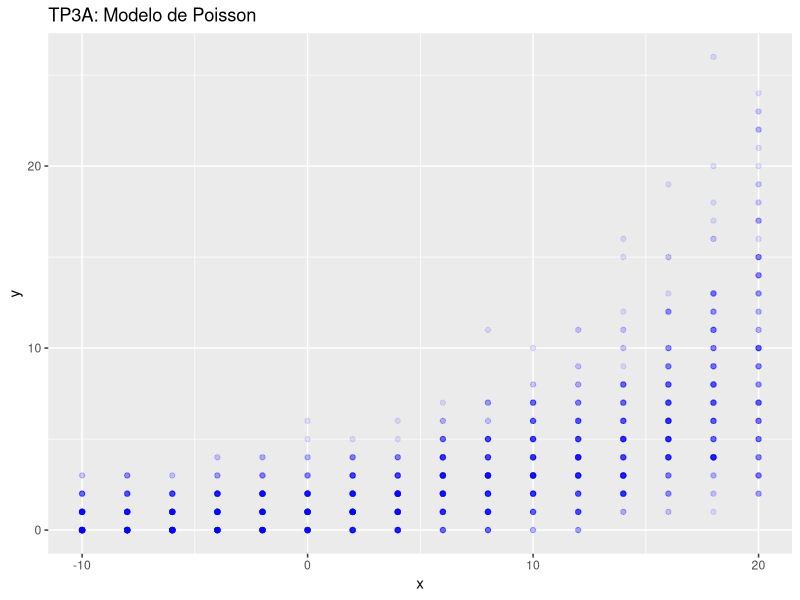
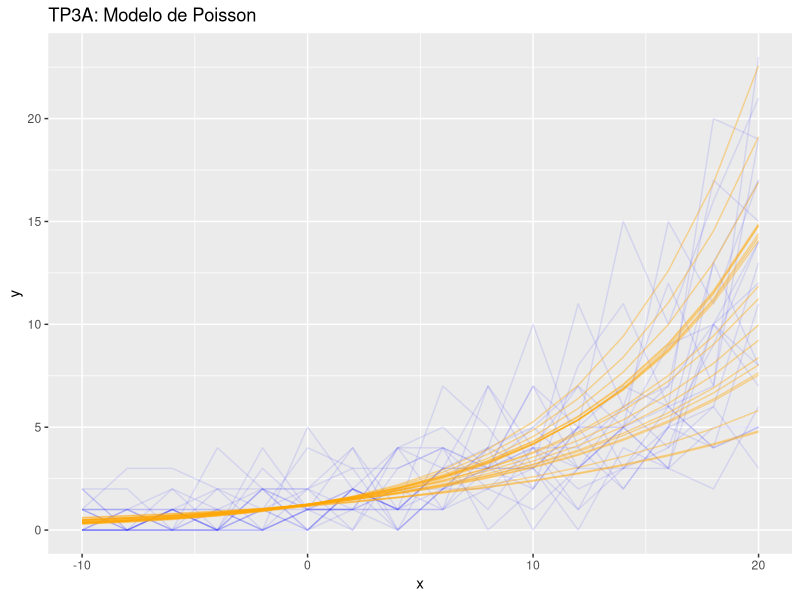
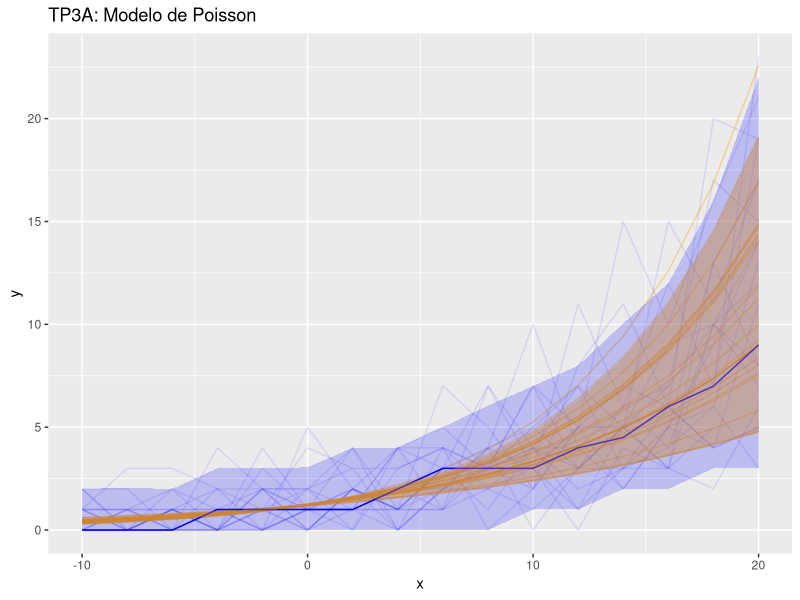

These charts were generated, in order, by the following R code:
## ## TP 3A: MODELOS NO LINEALES - POISSON ## ##

# Notas ----
# - Especifica modelo exponencial Poisson con incertidumbre en parámetros
# - El modelo es: y ~ Poisson(e^(a + b * x))
# - Simula datos muchas veces para representar incertidumbre
# - Codificación: UTF-8

# Entorno ----
rm(list = ls())

# Paquetes ----
library(tidyverse)

# Definiciones ----
x <- seq(-10, 20, 2)
media_a <- .2
desvio_a <- .02
media_b <- .1
desvio_b <- .02
N <- length(x)
veces <- 100

# Simular datos ----
d_sim <- NULL
for (i_vez in 1:veces) {
  ## Calcular valores
  a_tmp <- rnorm(1, media_a, desvio_a)
  b_tmp <- rnorm(1, media_b, desvio_b)
  y_media_tmp <- exp(a_tmp + b_tmp * x)
  y_obs_tmp <- rpois(N, y_media_tmp)
  
  ## Guardar valores simulados
  d_sim <- rbind(
    d_sim,
    cbind.data.frame(
      i_vez = i_vez,
      x = x,
      y_media = y_media_tmp,
      y_obs = y_obs_tmp))
}

# Resumir datos simulados ----
rsm_d_sim <- d_sim %>%
  group_by(x) %>%
  summarise(
    y_media_mediana = median(y_media),
    y_media_q_05 = quantile(y_media, .05),
    y_media_q_95 = quantile(y_media, .95),
    y_obs_mediana = median(y_obs),
    y_obs_q_05 = quantile(y_obs, .05),
    y_obs_q_95 = quantile(y_obs, .95)
  )

# Visualizar datos simulados ----
## Puntos simulados
p1 <- ggplot(rsm_d_sim) +
  geom_point(data = d_sim, aes(x, y_obs), color = "blue", alpha = .1) +
  labs(x = "x", y = "y", title = "TP3A: Modelo de Poisson")
p1


## Líneas individuales ('spaghetti plot') (para subset de simulaciones)
p2 <- ggplot(d_sim[d_sim$i_vez %in% 1:20,], aes(group = i_vez)) +
  geom_line(aes(x, y_obs), color = "blue", alpha = .1) +
  geom_line(aes(x, y_media), color = "orange", alpha = .4) +
  labs(x = "x", y = "y", title = "TP3A: Modelo de Poisson")
p2

## Intervalos de incertidumbre
p3 <- p2 +
  geom_line(aes(x, y_media_mediana), rsm_d_sim, color = "orange")+
  geom_line(aes(x, y_obs_mediana), rsm_d_sim, color = "blue")+
  geom_ribbon(aes(x, ymin = y_media_q_05, ymax = y_media_q_95), rsm_d_sim,
              fill = "orange", color = NA, alpha = .4)+
  geom_ribbon(aes(x, ymin = y_obs_q_05, ymax = y_obs_q_95), rsm_d_sim,
              fill = "blue", color = NA, alpha = .2)
p3
